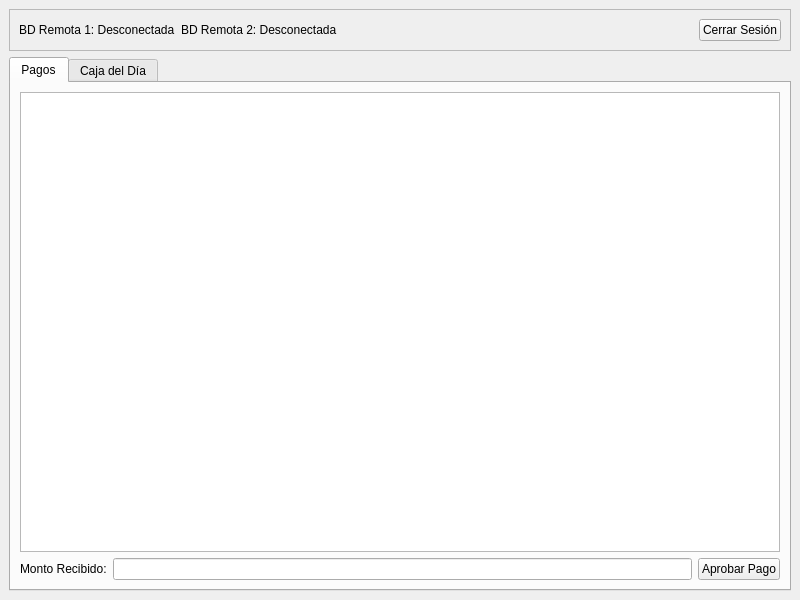
<?xml version="1.0" encoding="UTF-8"?>
<ui version="4.0">
 <class>EmpleadoCajaWindow</class>
 <widget class="QMainWindow" name="EmpleadoCajaWindow">
  <property name="geometry">
   <rect>
    <x>0</x>
    <y>0</y>
    <width>800</width>
    <height>600</height>
   </rect>
  </property>
  <property name="windowTitle">
   <string>Panel de Caja</string>
  </property>
  <widget class="QWidget" name="centralwidget">
   <layout class="QVBoxLayout" name="verticalLayout">
    <item>
     <widget class="QFrame" name="topbar">
      <property name="frameShape">
       <enum>QFrame::StyledPanel</enum>
      </property>
      <property name="frameShadow">
       <enum>QFrame::Raised</enum>
      </property>
      <layout class="QHBoxLayout" name="horizontalLayout">
       <item>
        <widget class="QLabel" name="status_label1">
         <property name="text">
          <string>BD Remota 1: Desconectada</string>
         </property>
        </widget>
       </item>
       <item>
        <widget class="QLabel" name="status_label2">
         <property name="text">
          <string>BD Remota 2: Desconectada</string>
         </property>
        </widget>
       </item>
       <item>
        <spacer name="horizontalSpacer">
         <property name="orientation">
          <enum>Qt::Horizontal</enum>
         </property>
         <property name="sizeHint" stdset="0">
          <size>
           <width>40</width>
           <height>20</height>
          </size>
         </property>
        </spacer>
       </item>
       <item>
        <widget class="QPushButton" name="logout_button">
         <property name="text">
          <string>Cerrar Sesión</string>
         </property>
        </widget>
       </item>
      </layout>
     </widget>
    </item>
    <item>
     <widget class="QTabWidget" name="tabWidget">
      <property name="currentIndex">
       <number>0</number>
      </property>
      <widget class="QWidget" name="pagos_tab">
       <attribute name="title">
        <string>Pagos</string>
       </attribute>
       <layout class="QVBoxLayout" name="verticalLayout_2">
        <item>
         <widget class="QListWidget" name="reservas_list"/>
        </item>
        <item>
         <layout class="QHBoxLayout" name="horizontalLayout_2">
          <item>
           <widget class="QLabel" name="label">
            <property name="text">
             <string>Monto Recibido:</string>
            </property>
           </widget>
          </item>
          <item>
           <widget class="QLineEdit" name="monto_edit"/>
          </item>
          <item>
           <widget class="QPushButton" name="aprobar_pago_button">
            <property name="text">
             <string>Aprobar Pago</string>
            </property>
           </widget>
          </item>
         </layout>
        </item>
       </layout>
      </widget>
      <widget class="QWidget" name="caja_tab">
       <attribute name="title">
        <string>Caja del Día</string>
       </attribute>
      </widget>
     </widget>
    </item>
   </layout>
  </widget>
 </widget>
 <resources/>
 <connections/>
</ui>
